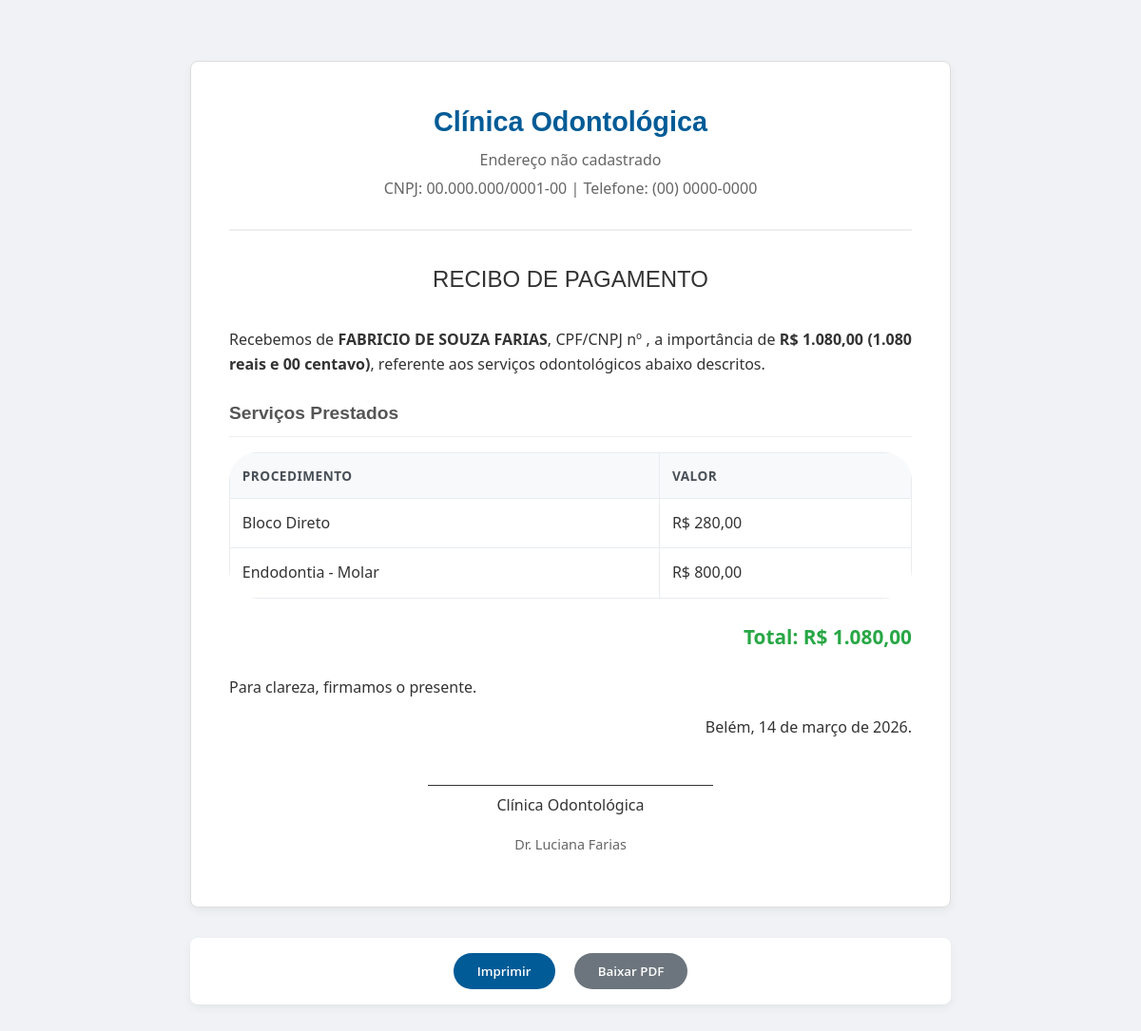
/atendimentos/recibo?id=60 (signed in), run on an earlier commit of the app's database.
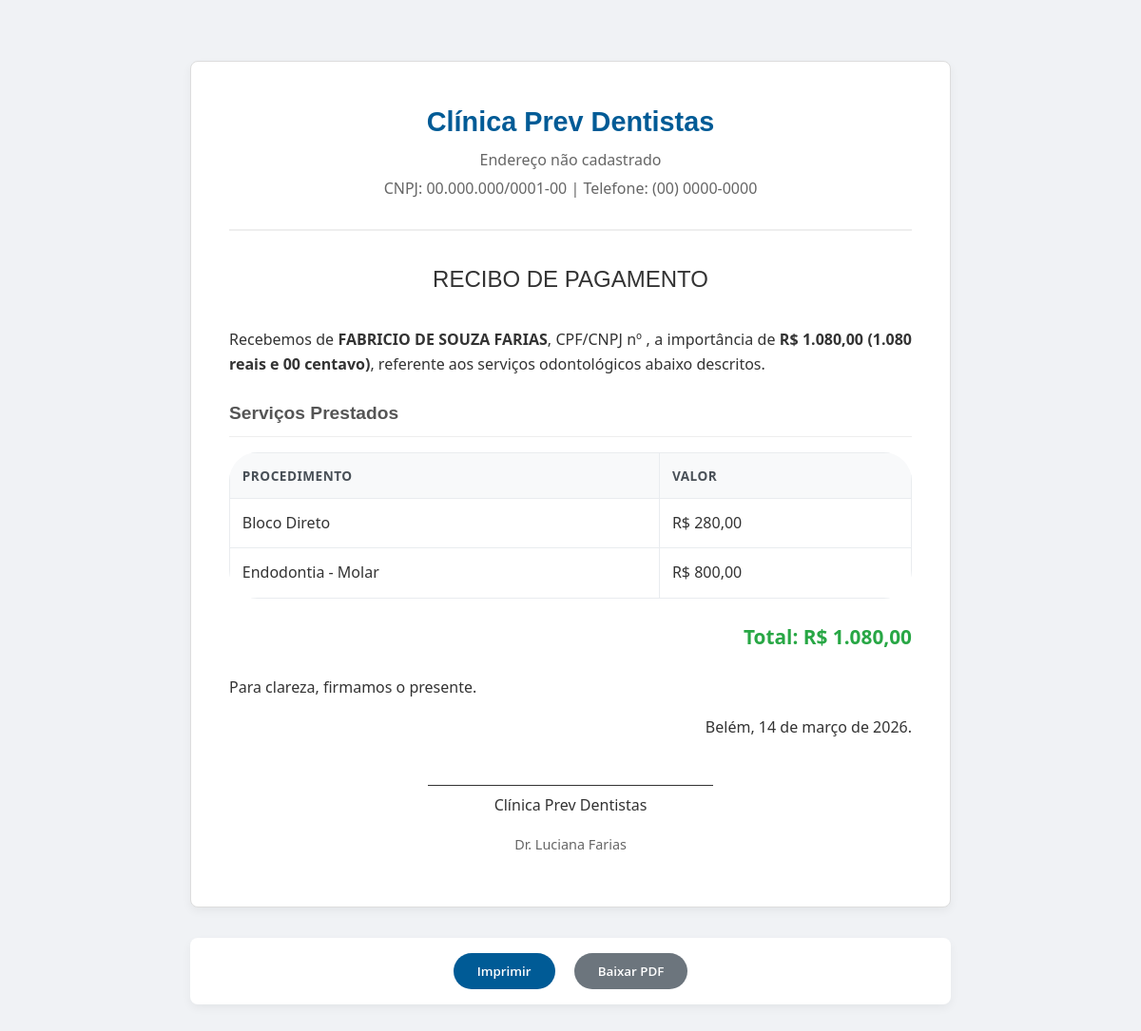
And on a later commit of the database.
### tables this page shows
CREATE TABLE IF NOT EXISTS `configuracoes_gerais` (
    `id` int NOT NULL AUTO_INCREMENT,
    `taxa_debito` decimal(5,4) NOT NULL DEFAULT '0.0099',
    `taxa_credito_avista` decimal(5,4) NOT NULL DEFAULT '0.0349',
    `taxa_credito_2` decimal(5,4) NOT NULL DEFAULT '0.0381',
    `taxa_credito_3` decimal(5,4) NOT NULL DEFAULT '0.0381',
    `taxa_credito_4` decimal(5,4) NOT NULL DEFAULT '0.0381',
    `taxa_credito_5` decimal(5,4) NOT NULL DEFAULT '0.0381',
    `taxa_credito_6` decimal(5,4) NOT NULL DEFAULT '0.0381',
    `taxa_credito_7` decimal(5,4) NOT NULL DEFAULT '0.0416',
    `taxa_credito_8` decimal(5,4) NOT NULL DEFAULT '0.0416',
    `taxa_credito_9` decimal(5,4) NOT NULL DEFAULT '0.0416',
    `taxa_credito_10` decimal(5,4) NOT NULL DEFAULT '0.0416',
    `taxa_credito_11` decimal(5,4) NOT NULL DEFAULT '0.0416',
    `taxa_credito_12` decimal(5,4) NOT NULL DEFAULT '0.0416',
    `comissao_geral_base` decimal(5,4) NOT NULL DEFAULT '0.2000',
    `comissao_geral_bonus` decimal(5,4) NOT NULL DEFAULT '0.2500',
    `meta_faturamento_geral` decimal(10,2) NOT NULL DEFAULT '1000.00',
    `comissao_especializado` decimal(5,4) NOT NULL DEFAULT '0.4000',
    `comissao_protese` decimal(5,4) NOT NULL DEFAULT '0.5000',
    `comissao_canal` decimal(5,4) NOT NULL DEFAULT '0.5000',
    `clinica_nome` VARCHAR(255) NOT NULL DEFAULT 'Clínica Prev Dentistas',
    `clinica_endereco` TEXT NOT NULL DEFAULT 'Endereço não cadastrado',
    `clinica_cnpj` VARCHAR(20) NOT NULL DEFAULT '00.000.000/0001-00',
    `clinica_telefone` VARCHAR(20) NOT NULL DEFAULT '(00) 0000-0000',
    PRIMARY KEY (`id`)
  );

### app/Controllers/AtendimentoController.php (called while the page is built, shortened)
<?php
class AtendimentoController {
    public function recibo() {
        $id = $_GET['id'];
        $model = new Atendimento();
        $atendimento = $model->getDetalhesCompletos($id);
        $atendimento['valor_total'] = 0;
        $procedimentos = $model->getProcedimentos($id);
        foreach($procedimentos as $proc) {
            $atendimento['valor_total'] += $proc['valor_procedimento'];
        }
        $modelConfig = new \App\Models\ConfiguracaoGeral();
        $configuracoes = $modelConfig->getConfiguracoes();
        $clinica_nome = $configuracoes['clinica_nome'] ?? "Clínica Odontológica";
        $clinica_endereco = $configuracoes['clinica_endereco'] ?? "Endereço não cadastrado";
        $clinica_cnpj = $configuracoes['clinica_cnpj'] ?? "00.000.000/0001-00";
        $clinica_telefone = $configuracoes['clinica_telefone'] ?? "(00) 0000-0000";
        require_once 'app/Views/atendimentos/recibo.php';
    }
}

### app/Core/Router.php (called while the page is built, shortened)
<?php
class Router {
    protected $controller = 'DashboardController';
    protected $method = 'index';
    public function __construct() {
        $url = $this->parseUrl();
        $rotas = [
            'login' => 'AuthController',
            'pacientes' => 'PacienteController',
            'procedimentos' => 'ProcedimentoController',
            'despesas' => 'DespesaController',
            'usuarios' => 'UsuarioController',
            'relatorios' => 'RelatorioController',
            'configuracoes_gerais' => 'ConfiguracaoGeralController',
            'atendimentos' => 'AtendimentoController',
            'configuracoes' => 'ConfiguracaoController'
        ];
        if (isset($url[0])) {
            $rotaSolicitada = strtolower(str_replace('.php', '', $url[0]));
            if (array_key_exists($rotaSolicitada, $rotas)) {
                $this->controller = $rotas[$rotaSolicitada];
                unset($url[0]);
            } else {
                $this->controller = 'DashboardController';
            }
        }
        $classeController = '\\App\\Controllers\\' . $this->controller;
        if (class_exists($classeController)){
            $this->controller = new $classeController;
        } else {
            $classeController = '\\App\\Controllers\\DashboardController';
            $this->controller = new $classeController;
        }
        if (isset($url[1])) {
            if (method_exists($this->controller, $url[1])) {
                $this->method = $url[1];
                unset($url[1]);
            }
        }
        $this->params = $url ? array_values($url) : [];
        call_user_func_array([$this->controller, $this->method], $this->params);
    }
    private function parseUrl() {
        if (isset($_GET['url'])) {
            return explode('/', filter_var(rtrim($_GET['url'], '/'), FILTER_SANITIZE_URL));
        }
        return [];
    }
}

### index.php (called while the page is built, shortened)
<?php
require_once 'autoload.php';
$app = new Router();
?>

### autoload.php (called while the page is built, shortened)
<?php
spl_autoload_register(function ($class) {
    $prefix = 'App\\';
    $base_dir = __DIR__ . '/app/';
    $len = strlen($prefix);
    $relative_class = substr($class, $len);
    $file = $base_dir . str_replace('\\', '/', $relative_class) . '.php';
});

### app/Core/Database.php (called while the page is built, shortened)
<?php
class Database {
    private static $instance = null;
    private $connection;
    private $host = 'localhost';
    private $db_name = 'clinica_prev_dentistas';
    private $username = 'root';
    private $password = '';
    private function __construct() {
        try {
            $this->connection = new PDO("mysql:host={$this->host};dbname={$this->db_name};charset=utf8", $this->username, $this->password);
            $this->connection->setAttribute(PDO::ATTR_ERRMODE, PDO::ERRMODE_EXCEPTION);
            $this->connection->setAttribute(PDO::ATTR_DEFAULT_FETCH_MODE, PDO::FETCH_ASSOC);
        } catch (PDOException $e) {
            die("Erro na conexão com o banco de dados: " . $e->getMessage());
        }
    }
    public static function getInstance() {
        if (self::$instance === null) {
            self::$instance = new Database();
        }
        return self::$instance->getConnection();
    }
    public function getConnection() {
        return $this->connection;
    }
}

### app/Models/ConfiguracaoGeral.php (called while the page is built, shortened)
<?php
class ConfiguracaoGeral {
    private $pdo;
    public function __construct() {
        $this->pdo = Database::getInstance();
    }
    public function getConfiguracoes() {
        $stmt = $this->pdo->query("SELECT * FROM configuracoes_gerais WHERE id = 1");
        return $stmt->fetch(PDO::FETCH_ASSOC);
    }
}

### app/Models/Atendimento.php (called while the page is built, shortened)
<?php
class Atendimento {
    private $pdo;
    public function __construct() {
        $this->pdo = Database::getInstance();
    }
    public function getDetalhesCompletos($id) {
        $stmt = $this->pdo->prepare("
            SELECT
                a.*,
                u.nome as dentista_nome,
                p.nome as paciente_nome,
                p.cpf as paciente_cpf,
                p.telefone as paciente_telefone,
                p.email as paciente_email,
                p.endereco, p.numero, p.bairro, p.cidade, p.estado
            FROM atendimentos a
            JOIN usuarios u ON a.id_dentista = u.id
            JOIN pacientes p ON a.paciente_id = p.id
            WHERE a.id = ?
        ");
        $stmt->execute([$id]);
        return $stmt->fetch(PDO::FETCH_ASSOC);
    }
    public function getProcedimentos($id) {
        $stmt = $this->pdo->prepare("
            SELECT p.nome, ap.quantidade, ap.valor_procedimento, p.categoria
            FROM atendimento_procedimentos ap
            JOIN procedimentos p ON ap.id_procedimento = p.id
            WHERE ap.id_atendimento = ? AND ap.status_execucao = 'feito'
        ");
        $stmt->execute([$id]);
        return $stmt->fetchAll(PDO::FETCH_ASSOC);
    }
}

### app/Views/atendimentos/recibo.php (the view, shortened to what the changed rows need)
<?php
$dentista_nome = $atendimento['dentista_nome'] ?? 'Não informado';
?>
<!DOCTYPE html>
<html lang="pt-BR">
<head>
    <link rel="stylesheet" href="assets/css/style.css">
</head>
<body>
    <div class="container">
        <div id="recibo">
            <div class="header-recibo">
                <h1><?= htmlspecialchars($clinica_nome) ?></h1>
                <p><?= htmlspecialchars($clinica_endereco ?? '') ?></p>
                <p>CNPJ: <?= htmlspecialchars($clinica_cnpj) ?> | Telefone: <?= htmlspecialchars($clinica_telefone) ?></p>
            </div>
            <h2 style="text-align:center; margin-bottom: 2rem; font-weight: 500;">RECIBO DE PAGAMENTO</h2>
            <div class="section">
                <h2>Serviços Prestados</h2>
                <table class="procedimentos-table">
                    <thead>
                        <tr>
                            <th>Procedimento</th>
                            <th>Valor</th>
                        </tr>
                    </thead>
                </table>
            </div>
            <div class="assinatura">
                <div class="assinatura-linha"></div>
                <p style="margin-top: 0.5rem;"><?= htmlspecialchars($clinica_nome ?? '') ?></p>
                <p style="font-size: 0.9rem; color: #666;"><?= htmlspecialchars($dentista_nome) ?></p>
            </div>
        </div>
    </div>
</body>
</html>

What changed in the data, as far as the page shows it:
added configuracoes_gerais: clinica_nome "Clínica Prev Dentistas", clinica_endereco "Endereço não cadastrado", clinica_cnpj "00.000.000/0001-00", clinica_telefone "(00) 0000-0000"
Also different on the page:
$clinica_nome: "Clínica Odontológica" → (not shown)
$clinica_endereco: "Endereço não cadastrado" → (not shown)
$clinica_cnpj: "00.000.000/0001-00" → (not shown)
$clinica_telefone: "(00) 0000-0000" → (not shown)
